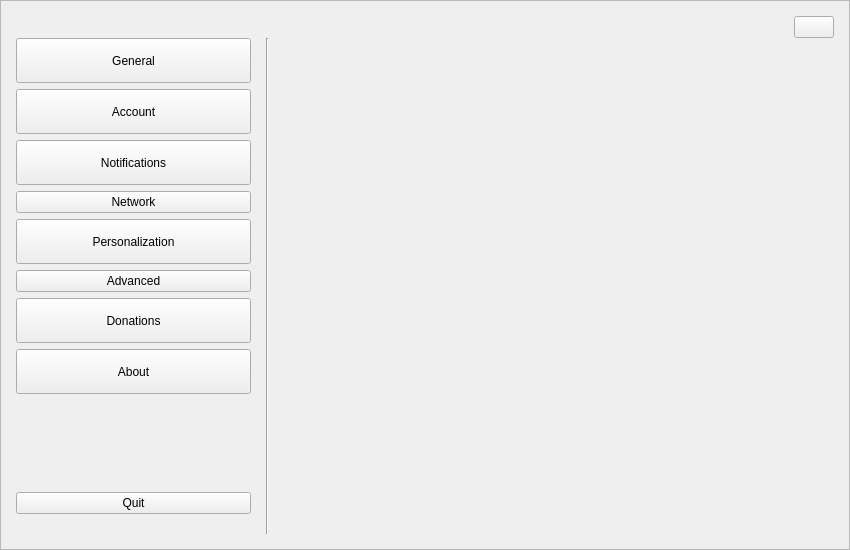
<?xml version="1.0" encoding="UTF-8"?>
<ui version="4.0">
 <class>Settings</class>
 <widget class="QWidget" name="Settings">
  <property name="geometry">
   <rect>
    <x>0</x>
    <y>0</y>
    <width>850</width>
    <height>550</height>
   </rect>
  </property>
  <property name="sizePolicy">
   <sizepolicy hsizetype="Minimum" vsizetype="Preferred">
    <horstretch>0</horstretch>
    <verstretch>0</verstretch>
   </sizepolicy>
  </property>
  <property name="minimumSize">
   <size>
    <width>850</width>
    <height>550</height>
   </size>
  </property>
  <property name="windowTitle">
   <string/>
  </property>
  <layout class="QHBoxLayout" name="horizontalLayout">
   <property name="spacing">
    <number>0</number>
   </property>
   <property name="leftMargin">
    <number>0</number>
   </property>
   <property name="topMargin">
    <number>0</number>
   </property>
   <property name="rightMargin">
    <number>0</number>
   </property>
   <property name="bottomMargin">
    <number>0</number>
   </property>
   <item>
    <widget class="QFrame" name="settingMargin">
     <layout class="QVBoxLayout" name="verticalLayout_99">
      <property name="spacing">
       <number>0</number>
      </property>
      <property name="leftMargin">
       <number>0</number>
      </property>
      <property name="topMargin">
       <number>0</number>
      </property>
      <property name="rightMargin">
       <number>0</number>
      </property>
      <property name="bottomMargin">
       <number>0</number>
      </property>
      <item>
       <widget class="QFrame" name="setting_frame">
        <property name="frameShape">
         <enum>QFrame::StyledPanel</enum>
        </property>
        <property name="frameShadow">
         <enum>QFrame::Raised</enum>
        </property>
        <layout class="QVBoxLayout" name="verticalLayout_59">
         <property name="spacing">
          <number>0</number>
         </property>
         <property name="leftMargin">
          <number>15</number>
         </property>
         <property name="topMargin">
          <number>15</number>
         </property>
         <property name="rightMargin">
          <number>15</number>
         </property>
         <property name="bottomMargin">
          <number>15</number>
         </property>
         <item>
          <layout class="QHBoxLayout" name="horizontalLayout_2">
           <property name="spacing">
            <number>0</number>
           </property>
           <item>
            <spacer name="horizontalSpacer">
             <property name="orientation">
              <enum>Qt::Horizontal</enum>
             </property>
             <property name="sizeHint" stdset="0">
              <size>
               <width>40</width>
               <height>20</height>
              </size>
             </property>
            </spacer>
           </item>
           <item>
            <widget class="QPushButton" name="btn_close">
             <property name="cursor">
              <cursorShape>PointingHandCursor</cursorShape>
             </property>
             <property name="text">
              <string/>
             </property>
            </widget>
           </item>
          </layout>
         </item>
         <item>
          <layout class="QHBoxLayout" name="horizontalLayout_29">
           <property name="spacing">
            <number>0</number>
           </property>
           <item>
            <widget class="QFrame" name="leftMenu">
             <property name="minimumSize">
              <size>
               <width>250</width>
               <height>0</height>
              </size>
             </property>
             <property name="maximumSize">
              <size>
               <width>250</width>
               <height>16777215</height>
              </size>
             </property>
             <property name="styleSheet">
              <string notr="true"/>
             </property>
             <property name="frameShape">
              <enum>QFrame::NoFrame</enum>
             </property>
             <property name="frameShadow">
              <enum>QFrame::Raised</enum>
             </property>
             <layout class="QVBoxLayout" name="verticalLayout_3">
              <property name="spacing">
               <number>0</number>
              </property>
              <property name="leftMargin">
               <number>0</number>
              </property>
              <property name="topMargin">
               <number>0</number>
              </property>
              <property name="rightMargin">
               <number>15</number>
              </property>
              <property name="bottomMargin">
               <number>0</number>
              </property>
              <item>
               <widget class="QFrame" name="menu">
                <property name="minimumSize">
                 <size>
                  <width>0</width>
                  <height>0</height>
                 </size>
                </property>
                <property name="maximumSize">
                 <size>
                  <width>16777215</width>
                  <height>16777215</height>
                 </size>
                </property>
                <property name="frameShape">
                 <enum>QFrame::NoFrame</enum>
                </property>
                <property name="frameShadow">
                 <enum>QFrame::Raised</enum>
                </property>
                <layout class="QVBoxLayout" name="verticalLayout_58">
                 <property name="leftMargin">
                  <number>0</number>
                 </property>
                 <property name="topMargin">
                  <number>0</number>
                 </property>
                 <property name="rightMargin">
                  <number>0</number>
                 </property>
                 <property name="bottomMargin">
                  <number>0</number>
                 </property>
                 <item>
                  <widget class="QPushButton" name="btn_general">
                   <property name="sizePolicy">
                    <sizepolicy hsizetype="Expanding" vsizetype="Fixed">
                     <horstretch>60</horstretch>
                     <verstretch>45</verstretch>
                    </sizepolicy>
                   </property>
                   <property name="minimumSize">
                    <size>
                     <width>0</width>
                     <height>45</height>
                    </size>
                   </property>
                   <property name="cursor">
                    <cursorShape>PointingHandCursor</cursorShape>
                   </property>
                   <property name="focusPolicy">
                    <enum>Qt::TabFocus</enum>
                   </property>
                   <property name="text">
                    <string>General</string>
                   </property>
                  </widget>
                 </item>
                 <item>
                  <widget class="QPushButton" name="btn_account">
                   <property name="sizePolicy">
                    <sizepolicy hsizetype="Expanding" vsizetype="Fixed">
                     <horstretch>60</horstretch>
                     <verstretch>45</verstretch>
                    </sizepolicy>
                   </property>
                   <property name="minimumSize">
                    <size>
                     <width>0</width>
                     <height>45</height>
                    </size>
                   </property>
                   <property name="cursor">
                    <cursorShape>PointingHandCursor</cursorShape>
                   </property>
                   <property name="text">
                    <string>Account</string>
                   </property>
                  </widget>
                 </item>
                 <item>
                  <widget class="QPushButton" name="btn_notifications">
                   <property name="sizePolicy">
                    <sizepolicy hsizetype="Expanding" vsizetype="Fixed">
                     <horstretch>60</horstretch>
                     <verstretch>45</verstretch>
                    </sizepolicy>
                   </property>
                   <property name="minimumSize">
                    <size>
                     <width>0</width>
                     <height>45</height>
                    </size>
                   </property>
                   <property name="cursor">
                    <cursorShape>PointingHandCursor</cursorShape>
                   </property>
                   <property name="focusPolicy">
                    <enum>Qt::TabFocus</enum>
                   </property>
                   <property name="text">
                    <string>Notifications</string>
                   </property>
                  </widget>
                 </item>
                 <item>
                  <widget class="QPushButton" name="btn_network">
                   <property name="text">
                    <string>Network</string>
                   </property>
                  </widget>
                 </item>
                 <item>
                  <widget class="QPushButton" name="btn_personalization">
                   <property name="sizePolicy">
                    <sizepolicy hsizetype="Expanding" vsizetype="Fixed">
                     <horstretch>60</horstretch>
                     <verstretch>45</verstretch>
                    </sizepolicy>
                   </property>
                   <property name="minimumSize">
                    <size>
                     <width>0</width>
                     <height>45</height>
                    </size>
                   </property>
                   <property name="cursor">
                    <cursorShape>PointingHandCursor</cursorShape>
                   </property>
                   <property name="focusPolicy">
                    <enum>Qt::TabFocus</enum>
                   </property>
                   <property name="text">
                    <string>Personalization</string>
                   </property>
                  </widget>
                 </item>
                 <item>
                  <widget class="QPushButton" name="btn_advanced">
                   <property name="text">
                    <string>Advanced</string>
                   </property>
                  </widget>
                 </item>
                 <item>
                  <widget class="QPushButton" name="btn_donations">
                   <property name="minimumSize">
                    <size>
                     <width>0</width>
                     <height>45</height>
                    </size>
                   </property>
                   <property name="cursor">
                    <cursorShape>PointingHandCursor</cursorShape>
                   </property>
                   <property name="text">
                    <string>Donations</string>
                   </property>
                  </widget>
                 </item>
                 <item>
                  <widget class="QPushButton" name="btn_about">
                   <property name="sizePolicy">
                    <sizepolicy hsizetype="Expanding" vsizetype="Fixed">
                     <horstretch>60</horstretch>
                     <verstretch>45</verstretch>
                    </sizepolicy>
                   </property>
                   <property name="minimumSize">
                    <size>
                     <width>0</width>
                     <height>45</height>
                    </size>
                   </property>
                   <property name="cursor">
                    <cursorShape>PointingHandCursor</cursorShape>
                   </property>
                   <property name="focusPolicy">
                    <enum>Qt::TabFocus</enum>
                   </property>
                   <property name="text">
                    <string>About</string>
                   </property>
                  </widget>
                 </item>
                 <item>
                  <spacer name="verticalSpacer_13">
                   <property name="orientation">
                    <enum>Qt::Vertical</enum>
                   </property>
                   <property name="sizeHint" stdset="0">
                    <size>
                     <width>20</width>
                     <height>40</height>
                    </size>
                   </property>
                  </spacer>
                 </item>
                 <item>
                  <widget class="QPushButton" name="btn_quit">
                   <property name="cursor">
                    <cursorShape>PointingHandCursor</cursorShape>
                   </property>
                   <property name="text">
                    <string>Quit</string>
                   </property>
                  </widget>
                 </item>
                 <item>
                  <spacer name="verticalSpacer_14">
                   <property name="orientation">
                    <enum>Qt::Vertical</enum>
                   </property>
                   <property name="sizeType">
                    <enum>QSizePolicy::Fixed</enum>
                   </property>
                   <property name="sizeHint" stdset="0">
                    <size>
                     <width>20</width>
                     <height>20</height>
                    </size>
                   </property>
                  </spacer>
                 </item>
                </layout>
               </widget>
              </item>
             </layout>
            </widget>
           </item>
           <item>
            <widget class="Line" name="line">
             <property name="orientation">
              <enum>Qt::Vertical</enum>
             </property>
            </widget>
           </item>
           <item>
            <layout class="QVBoxLayout" name="verticalLayout">
             <property name="spacing">
              <number>0</number>
             </property>
             <property name="leftMargin">
              <number>10</number>
             </property>
             <property name="topMargin">
              <number>0</number>
             </property>
             <property name="rightMargin">
              <number>0</number>
             </property>
             <property name="bottomMargin">
              <number>0</number>
             </property>
             <item>
              <widget class="QStackedWidget" name="settings_stacked"/>
             </item>
            </layout>
           </item>
          </layout>
         </item>
        </layout>
       </widget>
      </item>
     </layout>
    </widget>
   </item>
  </layout>
 </widget>
 <resources/>
 <connections/>
</ui>
